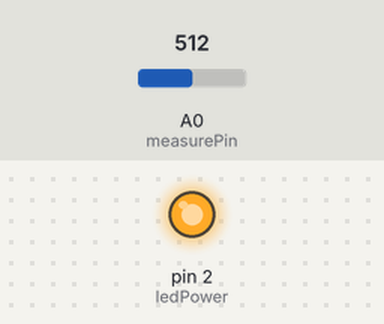
Bench run of a sketch on a simulated Arduino Uno, built with avr-gcc and run on an emulated ATmega328P. Parts: output pins drawn as LEDs (lit = HIGH). Inputs (shaded band) come from the test bench; at power-on: A0 (measurePin) = 512. What the sketch prints to the serial monitor is not drawn.

Above: at 0.1 s.
Timing chart, 0 to 1.6 s (numbered marks = the images above):
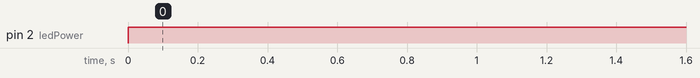

Measured:
- by itself, pin 2 (ledPower): LOW → HIGH at 0.00 s

The sketch:

dust.ino
```cpp
int measurePin = A0;
int ledPower = 2;
int samplingTime = 280;
int deltaTime = 40;
int sleepTime = 9860;

float voMeasured = 0;
float calcVoltage = 0;
float dustDensity = 0;

void setup() {
  Serial.begin(9600);
  pinMode(ledPower, OUTPUT);
}

void loop() {
  digitalWrite(ledPower, LOW);
  delayMicroseconds(samplingTime);

  voMeasured = analogRead(measurePin);

  delayMicroseconds(deltaTime);
  digitalWrite(ledPower, HIGH);
  delayMicroseconds(sleepTime);

  calcVoltage = voMeasured * (5.0/1024.0);
  dustDensity = 170 * calcVoltage - 0.1;

  Serial.print("Dust Density: ");
  Serial.println(dustDensity);

  delay(2000);

}
```
